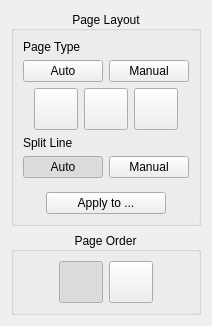
<?xml version="1.0" encoding="UTF-8"?>
<ui version="4.0">
 <class>page_split::OptionsWidget</class>
 <widget class="QWidget" name="page_split::OptionsWidget">
  <property name="geometry">
   <rect>
    <x>0</x>
    <y>0</y>
    <width>199</width>
    <height>219</height>
   </rect>
  </property>
  <property name="sizePolicy">
   <sizepolicy hsizetype="Ignored" vsizetype="Ignored">
    <horstretch>0</horstretch>
    <verstretch>0</verstretch>
   </sizepolicy>
  </property>
  <property name="windowTitle">
   <string notr="true">Form</string>
  </property>
  <layout class="QVBoxLayout" name="verticalLayout_3">
   <item>
    <widget class="CollapsibleGroupBox" name="pageLayoutGroup">
     <property name="title">
      <string>Page Layout</string>
     </property>
     <property name="alignment">
      <set>Qt::AlignCenter</set>
     </property>
     <layout class="QVBoxLayout" name="verticalLayout">
      <item>
       <widget class="SectionHeading" name="layoutTypeHeading">
        <property name="text">
         <string>Page Type</string>
        </property>
        <property name="first">
         <bool>true</bool>
        </property>
       </widget>
      </item>
      <item>
       <layout class="QHBoxLayout" name="layoutModeLayout">
        <item>
         <widget class="QPushButton" name="layoutAutoBtn">
          <property name="toolTip">
           <string>Detect the page type automatically.</string>
          </property>
          <property name="text">
           <string>Auto</string>
          </property>
          <property name="checkable">
           <bool>true</bool>
          </property>
          <property name="autoExclusive">
           <bool>true</bool>
          </property>
         </widget>
        </item>
        <item>
         <widget class="QPushButton" name="layoutManualBtn">
          <property name="toolTip">
           <string>Keep the page type chosen below.</string>
          </property>
          <property name="text">
           <string>Manual</string>
          </property>
          <property name="checkable">
           <bool>true</bool>
          </property>
          <property name="autoExclusive">
           <bool>true</bool>
          </property>
         </widget>
        </item>
       </layout>
      </item>
      <item>
       <layout class="QHBoxLayout" name="horizontalLayout">
        <property name="sizeConstraint">
         <enum>QLayout::SetDefaultConstraint</enum>
        </property>
        <item>
         <spacer name="horizontalSpacer">
          <property name="orientation">
           <enum>Qt::Horizontal</enum>
          </property>
          <property name="sizeHint" stdset="0">
           <size>
            <width>1</width>
            <height>1</height>
           </size>
          </property>
         </spacer>
        </item>
        <item>
         <widget class="QToolButton" name="singlePageUncutBtn">
          <property name="focusPolicy">
           <enum>Qt::StrongFocus</enum>
          </property>
          <property name="minimumSize">
           <size>
            <width>42</width>
            <height>42</height>
           </size>
          </property>
          <property name="toolTip">
           <string>One page, not split.</string>
          </property>
          <property name="icon">
           <iconset resource="../../../resources/resources.qrc">
            <normaloff>:/icons/single_page_uncut.svg</normaloff>:/icons/single_page_uncut.svg</iconset>
          </property>
          <property name="iconSize">
           <size>
            <width>36</width>
            <height>36</height>
           </size>
          </property>
          <property name="checkable">
           <bool>true</bool>
          </property>
          <property name="checked">
           <bool>false</bool>
          </property>
          <property name="autoExclusive">
           <bool>true</bool>
          </property>
         </widget>
        </item>
        <item>
         <widget class="QToolButton" name="pagePlusOffcutBtn">
          <property name="focusPolicy">
           <enum>Qt::StrongFocus</enum>
          </property>
          <property name="minimumSize">
           <size>
            <width>42</width>
            <height>42</height>
           </size>
          </property>
          <property name="toolTip">
           <string>One page and a strip to cut off, such as the edge of the opposite page.</string>
          </property>
          <property name="icon">
           <iconset resource="../../../resources/resources.qrc">
            <normaloff>:/icons/right_page_plus_offcut.svg</normaloff>:/icons/right_page_plus_offcut.svg</iconset>
          </property>
          <property name="iconSize">
           <size>
            <width>36</width>
            <height>36</height>
           </size>
          </property>
          <property name="checkable">
           <bool>true</bool>
          </property>
          <property name="checked">
           <bool>false</bool>
          </property>
          <property name="autoExclusive">
           <bool>true</bool>
          </property>
         </widget>
        </item>
        <item>
         <widget class="QToolButton" name="twoPagesBtn">
          <property name="focusPolicy">
           <enum>Qt::StrongFocus</enum>
          </property>
          <property name="minimumSize">
           <size>
            <width>42</width>
            <height>42</height>
           </size>
          </property>
          <property name="toolTip">
           <string>Two pages, split into two.</string>
          </property>
          <property name="icon">
           <iconset resource="../../../resources/resources.qrc">
            <normaloff>:/icons/two_pages.svg</normaloff>:/icons/two_pages.svg</iconset>
          </property>
          <property name="iconSize">
           <size>
            <width>36</width>
            <height>36</height>
           </size>
          </property>
          <property name="checkable">
           <bool>true</bool>
          </property>
          <property name="autoExclusive">
           <bool>true</bool>
          </property>
         </widget>
        </item>
        <item>
         <spacer name="horizontalSpacer_2">
          <property name="orientation">
           <enum>Qt::Horizontal</enum>
          </property>
          <property name="sizeHint" stdset="0">
           <size>
            <width>1</width>
            <height>1</height>
           </size>
          </property>
         </spacer>
        </item>
       </layout>
      </item>
      <item>
       <widget class="QWidget" name="splitLineGroup">
        <layout class="QVBoxLayout" name="verticalLayout_2">
         <property name="leftMargin">
          <number>0</number>
         </property>
         <property name="topMargin">
          <number>0</number>
         </property>
         <property name="rightMargin">
          <number>0</number>
         </property>
         <property name="bottomMargin">
          <number>0</number>
         </property>
         <item>
          <widget class="SectionHeading" name="splitLineHeading">
           <property name="text">
            <string>Split Line</string>
           </property>
          </widget>
         </item>
         <item>
          <layout class="QHBoxLayout" name="horizontalLayout_3">
           <item>
            <widget class="QPushButton" name="autoBtn">
             <property name="toolTip">
              <string>Detect the split line automatically.</string>
             </property>
             <property name="text">
              <string>Auto</string>
             </property>
             <property name="checkable">
              <bool>true</bool>
             </property>
             <property name="checked">
              <bool>true</bool>
             </property>
             <property name="autoExclusive">
              <bool>true</bool>
             </property>
            </widget>
           </item>
           <item>
            <widget class="QPushButton" name="manualBtn">
             <property name="toolTip">
              <string>Keep the split line set by hand in the image.</string>
             </property>
             <property name="text">
              <string>Manual</string>
             </property>
             <property name="checkable">
              <bool>true</bool>
             </property>
             <property name="autoExclusive">
              <bool>true</bool>
             </property>
            </widget>
           </item>
          </layout>
         </item>
        </layout>
       </widget>
      </item>
      <item>
       <layout class="QHBoxLayout" name="applyLayout">
        <property name="topMargin">
         <number>8</number>
        </property>
        <item>
         <spacer>
          <property name="orientation">
           <enum>Qt::Horizontal</enum>
          </property>
          <property name="sizeHint" stdset="0">
           <size>
            <width>1</width>
            <height>1</height>
           </size>
          </property>
         </spacer>
        </item>
        <item>
         <widget class="QPushButton" name="applyToBtn">
          <property name="minimumSize">
           <size>
            <width>120</width>
            <height>0</height>
           </size>
          </property>
          <property name="toolTip">
           <string>Applies the page type of this page to other pages, and on request its split line.</string>
          </property>
          <property name="text">
           <string>Apply to ...</string>
          </property>
         </widget>
        </item>
        <item>
         <spacer>
          <property name="orientation">
           <enum>Qt::Horizontal</enum>
          </property>
          <property name="sizeHint" stdset="0">
           <size>
            <width>1</width>
            <height>1</height>
           </size>
          </property>
         </spacer>
        </item>
       </layout>
      </item>
     </layout>
    </widget>
   </item>
   <item>
    <widget class="CollapsibleGroupBox" name="pageOrderGroup">
     <property name="title">
      <string>Page Order</string>
     </property>
     <property name="alignment">
      <set>Qt::AlignCenter</set>
     </property>
     <layout class="QHBoxLayout" name="pageOrderLayout">
      <item>
       <spacer>
        <property name="orientation">
         <enum>Qt::Horizontal</enum>
        </property>
        <property name="sizeHint" stdset="0">
         <size>
          <width>1</width>
          <height>1</height>
         </size>
        </property>
       </spacer>
      </item>
      <item>
       <widget class="QToolButton" name="leftFirstBtn">
        <property name="focusPolicy">
         <enum>Qt::StrongFocus</enum>
        </property>
        <property name="minimumSize">
         <size>
          <width>42</width>
          <height>42</height>
         </size>
        </property>
        <property name="toolTip">
         <string>The left half of a split page comes first, as in most books. Applies to the whole project. Switching renames the existing output files, whose names contain the order.</string>
        </property>
        <property name="icon">
         <iconset resource="../../../resources/resources.qrc">
          <normaloff>:/icons/page_order_left_first.svg</normaloff>:/icons/page_order_left_first.svg</iconset>
        </property>
        <property name="iconSize">
         <size>
          <width>36</width>
          <height>36</height>
         </size>
        </property>
        <property name="checkable">
         <bool>true</bool>
        </property>
        <property name="checked">
         <bool>true</bool>
        </property>
        <property name="autoExclusive">
         <bool>true</bool>
        </property>
       </widget>
      </item>
      <item>
       <widget class="QToolButton" name="rightFirstBtn">
        <property name="focusPolicy">
         <enum>Qt::StrongFocus</enum>
        </property>
        <property name="minimumSize">
         <size>
          <width>42</width>
          <height>42</height>
         </size>
        </property>
        <property name="toolTip">
         <string>The right half of a split page comes first, as in Hebrew, Arabic or Japanese books. Applies to the whole project. Switching renames the existing output files, whose names contain the order.</string>
        </property>
        <property name="icon">
         <iconset resource="../../../resources/resources.qrc">
          <normaloff>:/icons/page_order_right_first.svg</normaloff>:/icons/page_order_right_first.svg</iconset>
        </property>
        <property name="iconSize">
         <size>
          <width>36</width>
          <height>36</height>
         </size>
        </property>
        <property name="checkable">
         <bool>true</bool>
        </property>
        <property name="autoExclusive">
         <bool>true</bool>
        </property>
       </widget>
      </item>
      <item>
       <spacer>
        <property name="orientation">
         <enum>Qt::Horizontal</enum>
        </property>
        <property name="sizeHint" stdset="0">
         <size>
          <width>1</width>
          <height>1</height>
         </size>
        </property>
       </spacer>
      </item>
     </layout>
    </widget>
   </item>
   <item>
    <spacer name="verticalSpacer">
     <property name="orientation">
      <enum>Qt::Vertical</enum>
     </property>
     <property name="sizeHint" stdset="0">
      <size>
       <width>1</width>
       <height>1</height>
      </size>
     </property>
    </spacer>
   </item>
  </layout>
 </widget>
 <customwidgets>
  <customwidget>
   <class>CollapsibleGroupBox</class>
   <extends>QGroupBox</extends>
   <header location="global">CollapsibleGroupBox.h</header>
   <container>1</container>
  </customwidget>
  <customwidget>
   <class>SectionHeading</class>
   <extends>QLabel</extends>
   <header location="global">SectionHeading.h</header>
  </customwidget>
 </customwidgets>
 <resources>
  <include location="../../../resources/resources.qrc"/>
 </resources>
 <connections/>
</ui>
